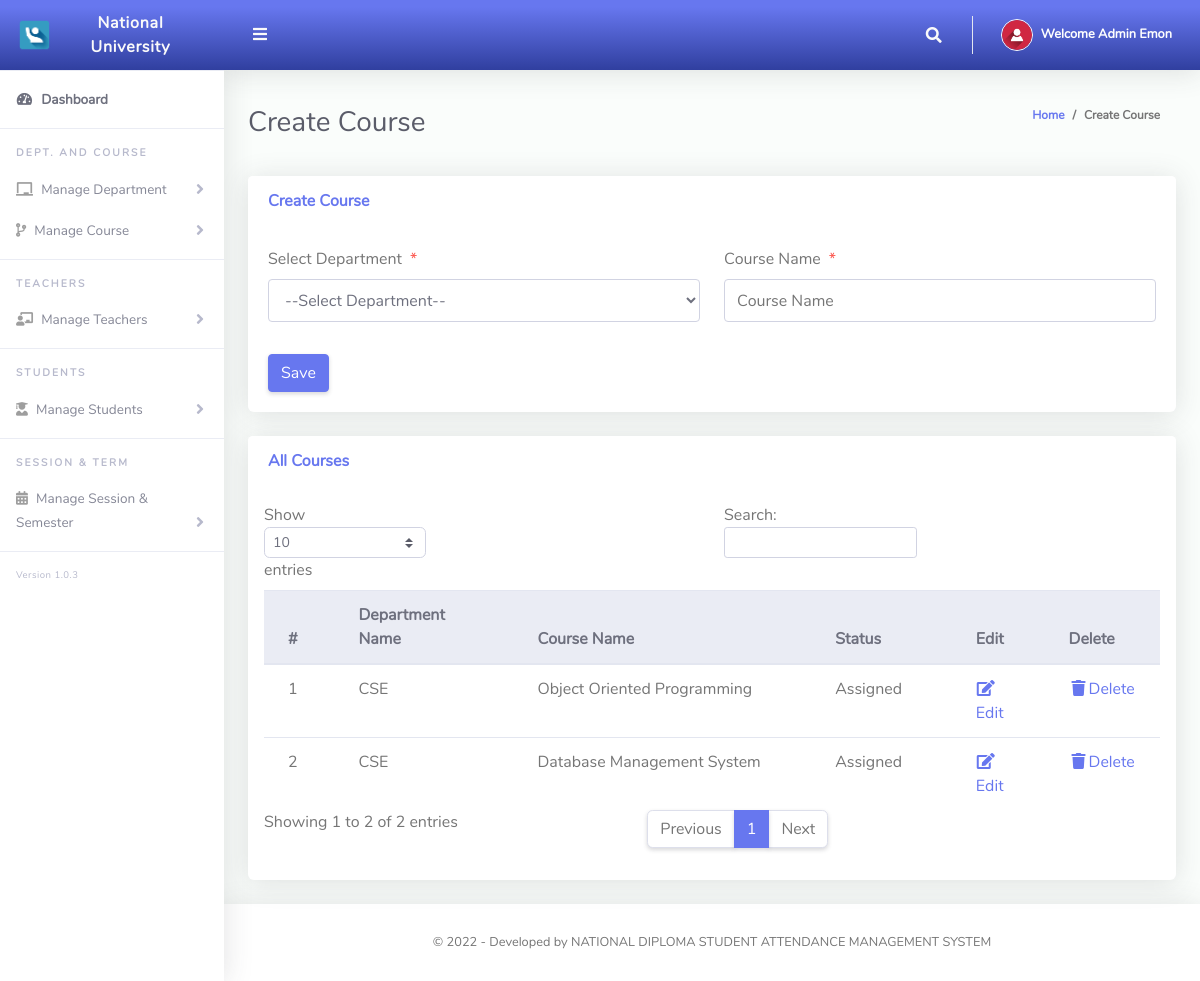
/Admin/createClassArms.php (signed in), run on the app's committed database.
### tables this page shows
CREATE TABLE `tblclassarms` (
  `Id` int(10) NOT NULL,
  `classId` varchar(10) NOT NULL,
  `classArmName` varchar(255) NOT NULL,
  `isAssigned` varchar(10) NOT NULL
);

CREATE TABLE `tblclass` (
  `Id` int(10) NOT NULL,
  `className` varchar(255) NOT NULL
);

### Admin/createClassArms.php (the view, shortened to what this page needs)
<?php
include '../Includes/dbcon.php';
?>
<!DOCTYPE html>
<html lang="en">
<head>
  <link href="../vendor/fontawesome-free/css/all.min.css" rel="stylesheet" type="text/css">
  <link href="../vendor/bootstrap/css/bootstrap.min.css" rel="stylesheet" type="text/css">
  <link href="css/ruang-admin.min.css" rel="stylesheet">
</head>
<body id="page-top">
  <div id="wrapper">
    <?php include "Includes/sidebar.php"; ?>
    <div id="content-wrapper" class="d-flex flex-column">
      <div id="content">
        <?php include "Includes/topbar.php"; ?>
        <div class="container-fluid" id="container-wrapper">
          <div class="d-sm-flex align-items-center justify-content-between mb-4">
            <h1 class="h3 mb-0 text-gray-800">Create Course</h1>
            <ol class="breadcrumb">
              <li class="breadcrumb-item"><a href="./">Home</a></li>
              <li class="breadcrumb-item active" aria-current="page">Create Course</li>
            </ol>
          </div>
          <div class="row">
            <div class="col-lg-12">
              <div class="card mb-4">
                <div class="card-header py-3 d-flex flex-row align-items-center justify-content-between">
                  <h6 class="m-0 font-weight-bold text-primary">Create Course</h6>
                </div>
                <div class="card-body">
                  <form method="post">
                    <div class="form-group row mb-3">
                      <div class="col-xl-6">
                        <label class="form-control-label">Select Department<span class="text-danger ml-2">*</span></label>
                        <?php
                        $qry = "SELECT * FROM tblclass ORDER BY className ASC";
                        $result = $conn->query($qry);
                        $num = $result->num_rows;
                        if ($num > 0) {
                          echo ' <select required name="classId" class="form-control mb-3">';
                          echo '<option value="">--Select Department--</option>';
                          echo '</select>';
                        }
                        ?>
                      </div>
                      <div class="col-xl-6">
                        <label class="form-control-label">Course Name<span class="text-danger ml-2">*</span></label>
                        <input type="text" class="form-control" name="classArmName" value="<?php echo $row['classArmName']; ?>" id="exampleInputFirstName" placeholder="Course Name">
                      </div>
                    </div>
                    <?php
                    if (isset($Id)) {
                    ?>
                      <button type="submit" name="update" class="btn btn-warning">Update</button>
                      &nbsp;&nbsp;&nbsp;&nbsp;&nbsp;&nbsp;&nbsp;&nbsp;&nbsp;&nbsp;
                    <?php
                    } else {
                    ?>
                      <button type="submit" name="save" class="btn btn-primary">Save</button>
                    <?php
                    }
                    ?>
                  </form>
                </div>
              </div>
              <div class="row">
                <div class="col-lg-12">
                  <div class="card mb-4">
                    <div class="card-header py-3 d-flex flex-row align-items-center justify-content-between">
                      <h6 class="m-0 font-weight-bold text-primary">All Courses</h6>
                    </div>
                    <div class="table-responsive p-3">
                      <table class="table align-items-center table-flush table-hover" id="dataTableHover">
                        <thead class="thead-light">
                          <tr>
                            <th>#</th>
                            <th>Department Name</th>
                            <th>Course Name</th>
                            <th>Status</th>
                            <th>Edit</th>
                            <th>Delete</th>
                          </tr>
                        </thead>
                        <tbody>
                          <?php
                          $query = "SELECT tblclassarms.Id,tblclassarms.isAssigned,tblclass.className,tblclassarms.classArmName
                      FROM tblclassarms
                      INNER JOIN tblclass ON tblclass.Id = tblclassarms.classId";
                          $rs = $conn->query($query);
                          $num = $rs->num_rows;
                          $sn = 0;
                          $status = "";
                          if ($num > 0) {
                            while ($rows = $rs->fetch_assoc()) {
                              if ($rows['isAssigned'] == '1') {
                                $status = "Assigned";
                              } else {
                                $status = "UnAssigned";
                              }
                              $sn = $sn + 1;
                              echo "
                              <tr>
                                <td>" . $sn . "</td>
                                <td>" . $rows['className'] . "</td>
                                <td>" . $rows['classArmName'] . "</td>
                                <td>" . $status . "</td>
                                <td><a href='?action=edit&Id=" . $rows['Id'] . "'><i class='fas fa-fw fa-edit'></i>Edit</a></td>
                                <td><a href='?action=delete&Id=" . $rows['Id'] . "'><i class='fas fa-fw fa-trash'></i>Delete</a></td>
                              </tr>";
                            }
                          } else {
                            echo
                            "<div class='alert alert-danger' role='alert'>
                            No Record Found!
                            </div>";
                          }
                          ?>
                        </tbody>
                      </table>
                    </div>
                  </div>
                </div>
              </div>
            </div>
          </div>
        </div>
        <?php include "Includes/footer.php"; ?>
      </div>
    </div>
</body>
</html>

### Admin/Includes/topbar.php (shortened to what this page needs)
<?php
$query = "SELECT * FROM tbladmin WHERE Id = " . $_SESSION['userId'] . "";
$rs = $conn->query($query);
$rows = $rs->fetch_assoc();
$fullName = $rows['firstName'] . " " . $rows['lastName'];
?>
<nav class="navbar navbar-expand navbar-light bg-gradient-primary topbar mb-4 static-top">
  <button id="sidebarToggleTop" class="btn btn-link rounded-circle mr-3">
    <i class="fa fa-bars"></i>
  </button>
  <ul class="navbar-nav ml-auto">
    <li class="nav-item dropdown no-arrow">
      <a class="nav-link dropdown-toggle" href="#" id="searchDropdown" role="button" data-toggle="dropdown" aria-haspopup="true" aria-expanded="false">
        <i class="fas fa-search fa-fw"></i>
      </a>
    </li>
    <li class="nav-item dropdown no-arrow">
      <a class="nav-link dropdown-toggle" href="#" id="userDropdown" role="button" data-toggle="dropdown" aria-haspopup="true" aria-expanded="false">
        <img class="img-profile rounded-circle" src="img/user-icn.png" style="max-width: 60px">
        <span class="ml-2 d-none d-lg-inline text-white small"><b>Welcome <?php echo $fullName; ?></b></span>
      </a>
    </li>
  </ul>
</nav>

### data on the page
tblclassarms: classId.className "CSE", classArmName "Object Oriented Programming", isAssigned "Assigned"
tblclassarms: classId.className "CSE", classArmName "Database Management System", isAssigned "Assigned"

### other printed values
$fullName "Admin Emon"
